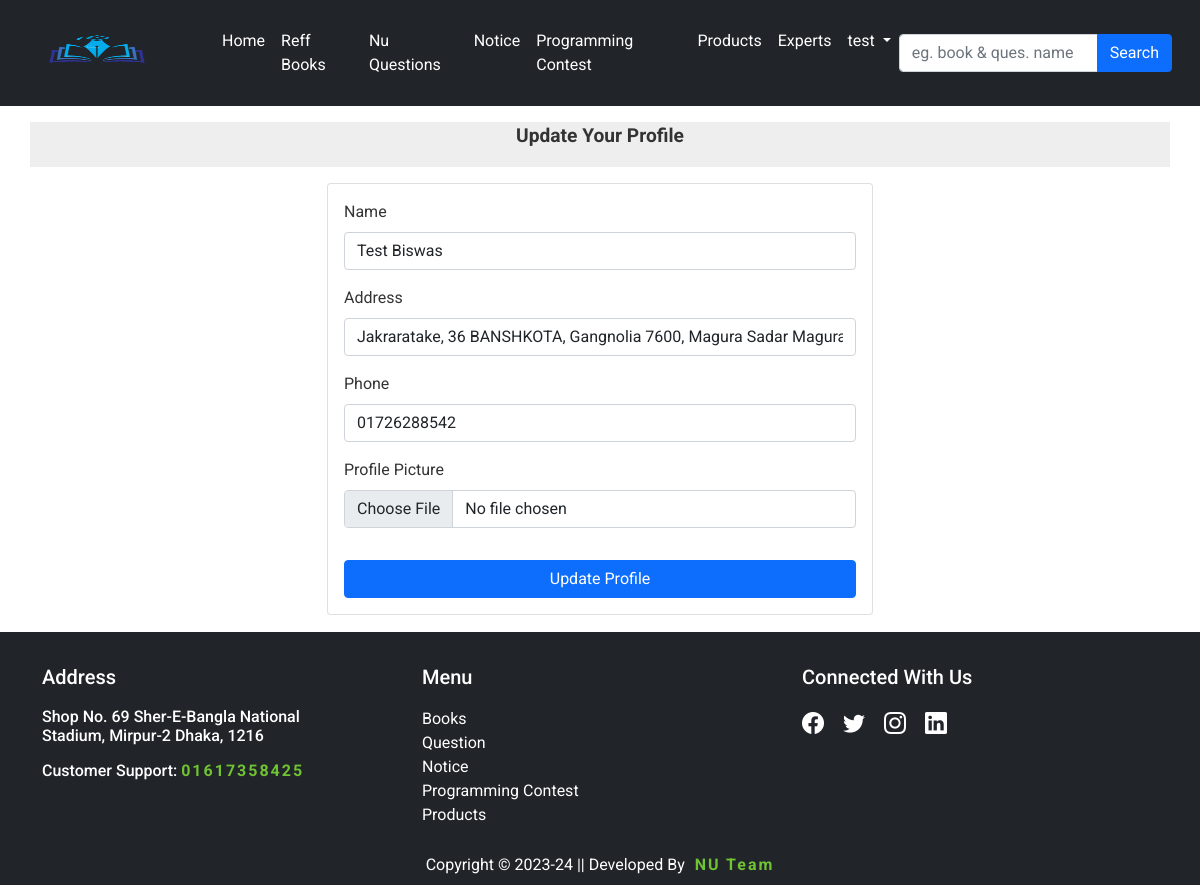
The app's page /update_profile/ (signed in) with its own data.
### other/models.py (models this page shows, shortened)
class Customer(models.Model):
    user = models.ForeignKey(User, on_delete=models.CASCADE)
    profile_pic = models.ImageField(upload_to='customer_profile_pic', blank=True, null=True)
    name = models.CharField(max_length=100)
    address = models.CharField(max_length=200)
    phone = models.CharField(max_length=13)

### other/views.py (the view, shortened to what this page needs)
# urls.py: path('update_profile/', UpdateProfileView, name='update_profile'),
@login_required
def UpdateProfileView(request):
    user = request.user
    customer_data, created = Customer.objects.get_or_create(user=user)
    dict = {'customer_data': customer_data}
    return render(request, 'other/update_profile.html', context=dict)

### template/other/update_profile.html (shortened to what this page needs)
{% extends 'base.html' %}
{% load static %}
{% load crispy_forms_tags %}
{% block content %}
   <div class="container">
    <div class="row mt-3 mb-3">
        <div class="mb-3" style="background-color: #EEEEEE;">
            <p style="font-weight: bold; font-size: larger; text-align: center;">Update Your Profile</p>
        </div>
        <div class="col-sm-3">
        </div>
        <div class="col-sm-6">
            <div class="card p-3">
                <form method="POST" enctype="multipart/form-data">
                    {% if customer_data %}
                    <div class="mb-3">
                      <label for="id_name" class="form-label">Name</label>
                      <input type="text" class="form-control" id="id_name" name="name" value="{{customer_data.name}}">
                    </div>
                    <div class="mb-3">
                      <label for="id_address" class="form-label">Address</label>
                      <input type="text" class="form-control" id="id_address" name="address" value="{{customer_data.address}}">
                    </div>
                    <div class="mb-3">
                      <label for="id_phone" class="form-label">Phone</label>
                      <input type="text" class="form-control" id="id_phone" name="phone" value="{{customer_data.phone}}">
                    </div>
                    <div class="mb-3">
                      <label for="id_profile_pic" class="form-label">Profile Picture</label>
                      <input type="file" class="form-control" id="id_profile_pic" name="profile_pic" accept="image/*">
                    </div>
                    {% endif %}
                    <button type="submit" class="btn btn-primary mt-3" style="width: 100%;">Update Profile</button>
                  </form>
            </div>
        </div>
        <div class="col-sm-3"></div>
    </div>
   </div>
{% endblock content %}

### template/base.html (shortened to what this page needs)
{% load static %}
<!doctype html>
<html lang="en">
  <head>
    <link rel="stylesheet" href="{% static 'style.css' %}">
    <link rel="stylesheet" href="https://unpkg.com/aos@next/dist/aos.css" />
    <link rel="stylesheet" href="https://cdn.jsdelivr.net/npm/bootstrap-icons@1.3.0/font/bootstrap-icons.css">
    <link rel="stylesheet" href="https://cdn.jsdelivr.net/npm/bootstrap-icons@1.7.0/font/bootstrap-icons.css">
</head>
    <link href="https://cdn.jsdelivr.net/npm/bootstrap@5.0.2/dist/css/bootstrap.min.css" rel="stylesheet">
  </head>
  <body style="font-family: 'Roboto', sans-serif; color: #333333; overflow-x: hidden;">
    <nav class="navbar navbar-expand-lg navbar-dark bg-dark">
        <div class="container-fluid">
          <a class="navbar-brand" href="{% url 'other:home' %}"><img src="{% static 'images/1.png' %}" alt="" width="170" height="80"></a>
          <div class="collapse navbar-collapse mx-3" id="navbarSupportedContent">
            <ul class="navbar-nav me-auto mb-2 mb-lg-0">
              <li class="nav-item">
                <a class="nav-link active" aria-current="page" href="{% url 'other:home' %}">Home</a>
              </li>
              <li class="nav-item">
                <a class="nav-link active" href="{% url 'other:ref-books' %}">Reff Books</a>
              </li>
              <li class="nav-item">
                <a class="nav-link active" href="{% url 'other:nu-questions' %}">Nu Questions</a>
              </li>
              <li class="nav-item">
                <a class="nav-link active" href="https://www.nu.ac.bd/recent-news-notice.php">Notice</a>
              </li>
              <li class="nav-item">
                <a class="nav-link active" href="{% url 'other:programming-contest' %}">Programming Contest</a>
              </li>
              <li class="nav-item">
                <a class="nav-link active" href="{% url 'other:product' %}">Products</a>
              </li>
              <li class="nav-item">
                <a class="nav-link active" href="{% url 'other:expert-profile' %}">Experts</a>
              </li>
              {% if user.is_authenticated and user.is_superuser %}
    <li class="nav-item dropdown">
        <a class="nav-link active dropdown-toggle" href="#" id="navbarDropdown" role="button" data-bs-toggle="dropdown" aria-expanded="false">
            Admin
        </a>
        <ul class="dropdown-menu" aria-labelledby="navbarDropdown">
            <li><a class="dropdown-item" href="{% url 'user:add-book' %}">Add Ref Books</a></li>
            <li><a class="dropdown-item" href="{% url 'user:nu-question' %}">Add NU Question</a></li>
            <li><a class="dropdown-item" href="{% url 'user:add-project' %}">Add Projects</a></li>
            <li><a class="dropdown-item" href="{% url 'user:add-contest' %}">Add Programming Contest</a></li>
            <li><a class="dropdown-item" href="{% url 'user:add-team' %}">Add Team Members</a></li>
            <li><hr class="dropdown-divider"></li>
            <li><a class="dropdown-item" href="{% url 'other:profile' %}">Profile</a></li>
            <li><a class="dropdown-item" href="{% url 'user:logout' %}">Log out</a></li>
        </ul>
    </li>
{% elif user.is_authenticated %}
    <li class="nav-item dropdown">
        <a class="nav-link active dropdown-toggle" href="#" id="navbarDropdown" role="button" data-bs-toggle="dropdown" aria-expanded="false">
            {{user.username}}
        </a>
    </li>
{% else %}
    <li class="nav-item">
        <a class="nav-link active" href="{% url 'user:login' %}">Login</a>
    </li>
{% endif %}
            </ul>
            <form method="GET" action="{% url 'other:search' %}">
              <div class="input-group">
                <input type="text" class="form-control" name="query" placeholder="eg. book & ques. name">
                <button class="btn btn-primary" type="submit">Search</button>
              </div>
            </form>
          </div>
        </div>
      </nav>
      <div>
        {% block content %}
        {% endblock content %}
      </div>
      <div class="container-fluid " style="background-color: #212529; border-top: 1px solid white;">
      <footer class="p-2">
        <div class="container">
          <div class="row">
            <div class="col-sm-4">
              <h1 style="color: white; font-size: 20px; padding-top: 25px; padding-bottom: 10px;">Address</h1>
              <div>
                <h3 style="font-size: 16px; color: white;">Shop No. 69 Sher-E-Bangla National <br> Stadium, Mirpur-2 Dhaka, 1216</h3>
                <h3 class="mt-3" style="font-size: 16px; color: white;">Customer Support: <span style="color: #70C332; letter-spacing: 2px; font-weight: 700;">01617358425</span></h3>
              </div>
            </div>
            <div class="col-sm-4">
              <h1 style="color: white; font-size: 20px; padding-top: 25px; padding-bottom: 10px;">Menu</h1>
              <div>
                <ul style="list-style-type:none; margin: 0px; padding: 0px;">
                  <li><a class="footer-nav" href="{% url 'user:add-book' %}">Books</a></li>
                  <li><a class="footer-nav" href="{% url 'user:nu-question' %}" >Question</a></li>
                  <li><a class="footer-nav" href="https://www.nu.ac.bd/recent-news-notice.php">Notice</a></li>
                  <li><a class="footer-nav" href="{% url 'user:add-contest' %}">Programming Contest</a></li>
                  <li><a class="footer-nav" href="{% url 'other:product' %}">Products</a></li>
                </ul>
              </div>
            </div>
            <div class="col-sm-4">
              <h1 style="color: white; font-size: 20px; padding-top: 25px; padding-bottom: 10px;">Connected With Us</h1>
              <div class="social-icons-row">
                <a href="#" class="text-white"><i class="bi bi-facebook"></i></a>
                <a href="#" class="text-white"><i class="bi bi-twitter"></i></a>
                <a href="#" class="text-white"><i class="bi bi-instagram"></i></a>
                <a href="#" class="text-white"><i class="bi bi-linkedin"></i></a>
              </div>
            </div>
          </div>
        </div>
        <div class="text-center mt-3" style="padding-top: 10px;">
          <span style="color: white;">Copyright &copy; 2023-24 || Developed By <a style="text-decoration: none; font-weight: 700; color: #70C332; letter-spacing: 2px;" href="https://www.facebook.com/clinton3343">&nbsp;NU Team</a></span>
        </div>
      </footer>
    </div>
  </body>
</html>

### static/style.css (style rules this page uses)
.footer-nav { text-decoration: none; color: white; }
.social-icons-row a { display: inline-block; margin-right: 15px; font-size: 22px; }
.social-icons-row a:last-child { margin-right: 0; }

### records on screen
Customer: name "Test Biswas", address "Jakraratake, 36 BANSHKOTA, Gangnolia 7600, Magura Sadar Magura", phone "01726288542"

### other values on screen
{{ user.username }} "test"
